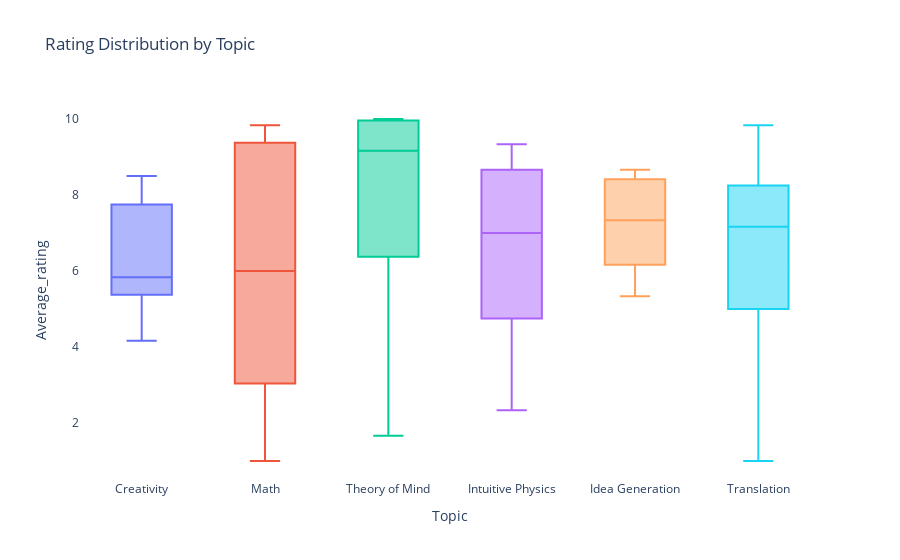

Here is the notebook cell this chart was saved with:
### Markdown cell above
The distribution of ratings for each topic

### Code cell
fig = px.box(data, x='Topic', y='Average_rating', title='Rating Distribution by Topic', color='Topic')
fig.update_layout(showlegend=False, paper_bgcolor='rgba(0,0,0,0)', plot_bgcolor='rgba(0,0,0,0)')
fig.show()

### Figure 1 — Plotly figure (JSON) as saved in the notebook; plotly's stock layout.template omitted (floating-point values rounded to 4 significant figures; data arrays with more than 128 entries replaced by an {"elided": "..."} marker saying what was removed)
{"data": [{"alignmentgroup": "True", "hovertemplate": "Topic=%{x}<br>Average_rating=%{y}<extra></extra>", "legendgroup": "Creativity", "marker": {"color": "#636efa"}, "name": "Creativity", "notched": false, "offsetgroup": "Creativity", "orientation": "v", "showlegend": true, "type": "box", "x": ["Creativity", "Creativity", "Creativity", "Creativity", "Creativity", "Creativity", "Creativity", "Creativity", "Creativity", "Creativity", "Creativity", "Creativity", "Creativity", "Creativity", "Creativity"], "x0": " ", "xaxis": "x", "y": [7.5, 5.5, 5.667, 7.833, 5, 8.5, 5.333, 7, 4.167, 7.833, 5, 8.167, 5.833, 5.833, 7.5], "y0": " ", "yaxis": "y"}, {"alignmentgroup": "True", "hovertemplate": "Topic=%{x}<br>Average_rating=%{y}<extra></extra>", "legendgroup": "Math", "marker": {"color": "#EF553B"}, "name": "Math", "notched": false, "offsetgroup": "Math", "orientation": "v", "showlegend": true, "type": "box", "x": ["Math", "Math", "Math", "Math", "Math", "Math", "Math", "Math", "Math", "Math", "Math", "Math", "Math", "Math", "Math"], "x0": " ", "xaxis": "x", "y": [9.667, 9, 6, 8.833, 9.5, 1.667, 7.667, 9.5, 9.833, 1, 2.833, 3.667, 5.5, 5.4, 1.167], "y0": " ", "yaxis": "y"}, {"alignmentgroup": "True", "hovertemplate": "Topic=%{x}<br>Average_rating=%{y}<extra></extra>", "legendgroup": "Theory of Mind", "marker": {"color": "#00cc96"}, "name": "Theory of Mind", "notched": false, "offsetgroup": "Theory of Mind", "orientation": "v", "showlegend": true, "type": "box", "x": ["Theory of Mind", "Theory of Mind", "Theory of Mind", "Theory of Mind", "Theory of Mind", "Theory of Mind", "Theory of Mind", "Theory of Mind", "Theory of Mind", "Theory of Mind", "Theory of Mind", "Theory of Mind", "Theory of Mind", "Theory of Mind", "Theory of Mind"], "x0": " ", "xaxis": "x", "y": [10, 3.833, 10, 9.833, 10, 8.167, 8.5, 7, 9.833, 6.167, 3.5, 1.667, 9.167, 9.333, 10], "y0": " ", "yaxis": "y"}, {"alignmentgroup": "True", "hovertemplate": "Topic=%{x}<br>Average_rating=%{y}<extra></extra>", "legendgroup": "Intuitive Physics", "marker": {"color": "#ab63fa"}, "name": "Intuitive Physics", "notched": false, "offsetgroup": "Intuitive Physics", "orientation": "v", "showlegend": true, "type": "box", "x": ["Intuitive Physics", "Intuitive Physics", "Intuitive Physics", "Intuitive Physics", "Intuitive Physics", "Intuitive Physics", "Intuitive Physics", "Intuitive Physics", "Intuitive Physics", "Intuitive Physics", "Intuitive Physics", "Intuitive Physics", "Intuitive Physics", "Intuitive Physics", "Intuitive Physics"], "x0": " ", "xaxis": "x", "y": [4.667, 8.667, 6, 8, 9.333, 3, 7, 6.5, 9, 8.667, 2.333, 5, 4.5, 9, 8.333], "y0": " ", "yaxis": "y"}, {"alignmentgroup": "True", "hovertemplate": "Topic=%{x}<br>Average_rating=%{y}<extra></extra>", "legendgroup": "Idea Generation", "marker": {"color": "#FFA15A"}, "name": "Idea Generation", "notched": false, "offsetgroup": "Idea Generation", "orientation": "v", "showlegend": true, "type": "box", "x": ["Idea Generation", "Idea Generation", "Idea Generation", "Idea Generation", "Idea Generation", "Idea Generation", "Idea Generation", "Idea Generation", "Idea Generation", "Idea Generation", "Idea Generation", "Idea Generation", "Idea Generation", "Idea Generation", "Idea Generation"], "x0": " ", "xaxis": "x", "y": [5.5, 6.333, 8.167, 6.167, 8.667, 5.333, 7.333, 7.833, 8.667, 6.5, 7.5, 8.5, 8.667, 6.167, 6.167], "y0": " ", "yaxis": "y"}, {"alignmentgroup": "True", "hovertemplate": "Topic=%{x}<br>Average_rating=%{y}<extra></extra>", "legendgroup": "Translation", "marker": {"color": "#19d3f3"}, "name": "Translation", "notched": false, "offsetgroup": "Translation", "orientation": "v", "showlegend": true, "type": "box", "x": {"elided": "140 str values"}, "x0": " ", "xaxis": "x", "y": {"elided": "140 float values"}, "y0": " ", "yaxis": "y"}], "layout": {"boxmode": "overlay", "legend": {"title": {"text": "Topic"}, "tracegroupgap": 0}, "paper_bgcolor": "rgba(0,0,0,0)", "plot_bgcolor": "rgba(0,0,0,0)", "showlegend": false, "title": {"text": "Rating Distribution by Topic"}, "xaxis": {"anchor": "y", "categoryarray": ["Creativity", "Math", "Theory of Mind", "Intuitive Physics", "Idea Generation", "Translation"], "categoryorder": "array", "domain": [0, 1], "title": {"text": "Topic"}}, "yaxis": {"anchor": "x", "domain": [0, 1], "title": {"text": "Average_rating"}}}}
